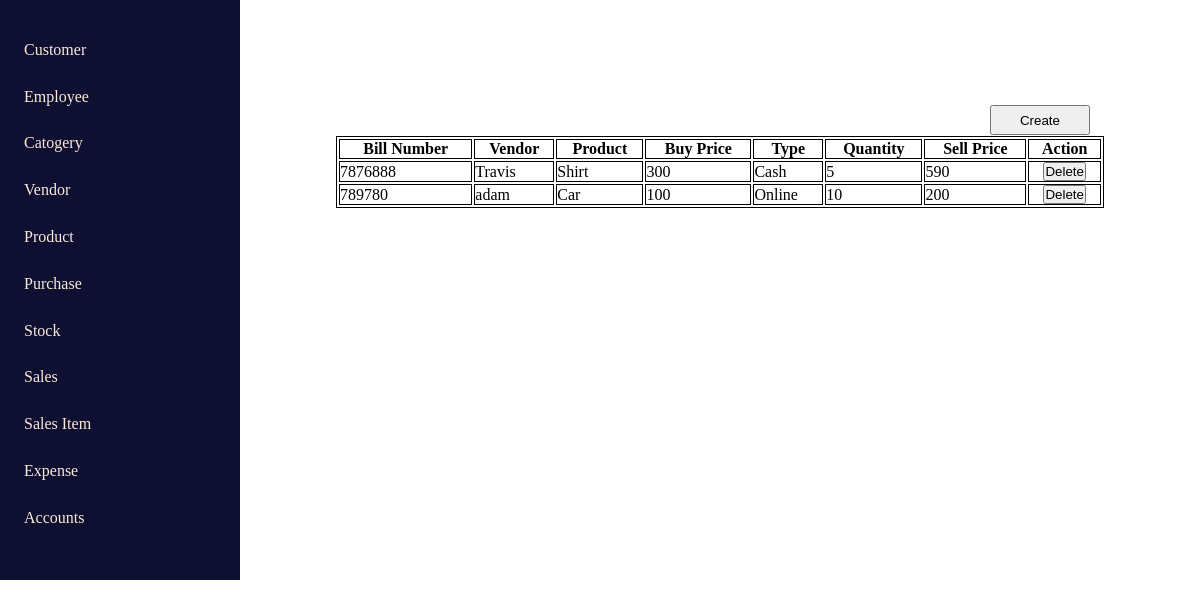
Before: /purchase with the older database file.
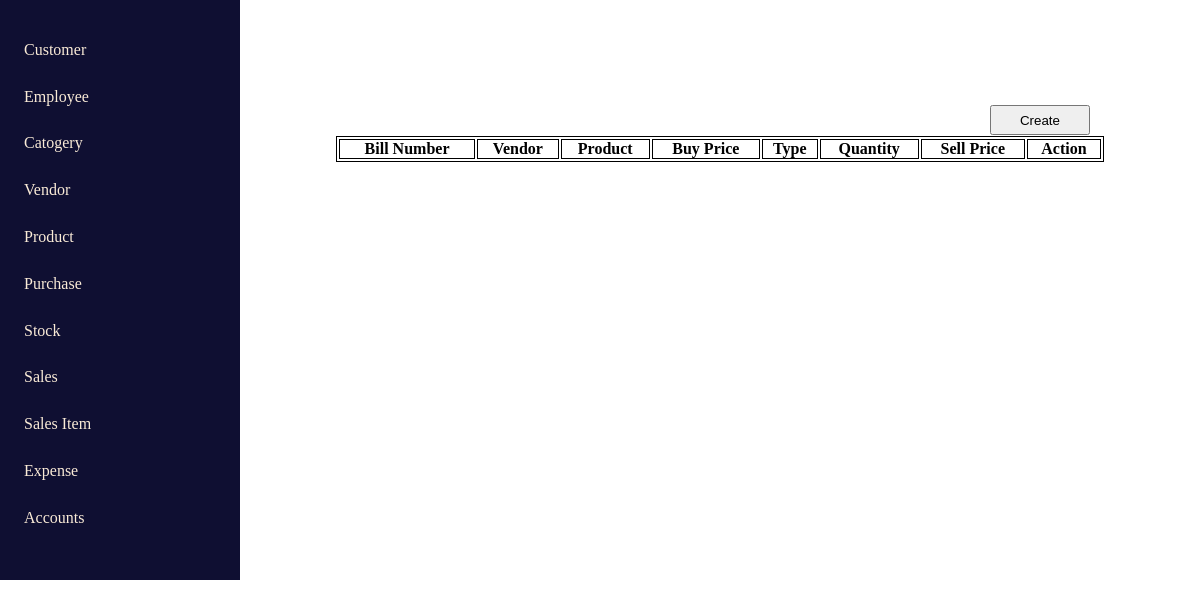
After: the same page with the newer database file.
### home/models.py (models this page shows, shortened)
class purchaseFormData(models.Model):
    bill = models.TextField(max_length=200)
    vendor = models.ForeignKey(vendorContactForm, on_delete=models.CASCADE)
    product = models.ForeignKey(productFormData, on_delete=models.CASCADE)
    buy = models.TextField(max_length=200)
    type = models.CharField(max_length=200, default='Cash')
    quantity = models.TextField(max_length=200, null=True, blank=True)
    sell = models.TextField(max_length=200)

class vendorContactForm(models.Model):
    name = models.CharField(max_length=200)
    phone = models.CharField(max_length=200)
    email = models.EmailField(max_length=200)

class productFormData(models.Model):
    product = models.ForeignKey(categoryFormData, on_delete=models.CASCADE)
    name = models.TextField(max_length=200)
    price = models.TextField(max_length=200)

### home/views.py (the view)
# urls.py: path('purchase', purchase, name='purchase'),
def purchase(request):
    purchase = purchaseFormData.objects.all()
    return render(request, 'purchase.html', {'purchase': purchase})

### templates/purchase.html (shortened to what this page needs)
{% extends "index.html" %}
{% block purchase_content %}
<div class="table_container">
    <button class="create_btn"><a href="{% url 'purchaseForm' %}" style = "color : black;">Create</a></button>
    <table>
        <tbody>
            <th>Bill Number</th>
            <th>Vendor</th>
            <th>Product</th>
            <th>Buy Price</th>
            <th>Type</th>
            <th>Quantity</th>
            <th>Sell Price</th>
            <th>Action</th>
        </tbody>
        <tbody>
            {% for f in purchase %}
            <tr>
                <td>{{f.bill}}</td>
                <td>{{f.vendor.name}}</td>
                <td>{{f.product.name}}</td>
                <td>{{f.buy}}</td>
                <td>{{f.type}}</td>
                <td>{{f.quantity}}</td>
                <td>{{f.sell}}</td>
                <td class="action">
                    <button><a href="{% url 'deleteDataPurchase' f.id %}" style = "color : black;">Delete</a></button>
                </td>
            </tr>
            {% endfor %}
        </tbody>
    </table>
    {% endblock purchase_content %}

Changed rows visible on the page:
removed purchaseFormData: bill "7876888", vendor.name "Travis", product.name "Shirt", buy "300", type "Cash", quantity "5", sell "590"
removed purchaseFormData: bill "789780", vendor.name "adam", product.name "Car", buy "100", type "Online", quantity "10", sell "200"
